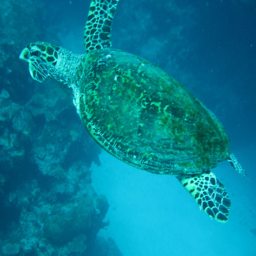
%> input picture U45_test/23.png, 256 x 256 px
$ octave myCLAHE.m   (GNU Octave 9; MATLAB toolbox functions it lacks are replaced by stand-ins)
%> lines starting %> are read from the running program, lines starting %| are printed output that depends on the picture; long printed decimals are rounded
### U45_test/UICM.m
function [meanRG, deltaRG, meanYB, deltaYB, uicm] = UICM(img)
R = double(img(:,:,1));
G = double(img(:,:,2));
B = double(img(:,:,3));
RG = R - G;
YB = (R + G) / 2 - B;

K = size(R,1) * size(R,2);

% for R-G channel
RG1 = reshape(RG, 1, K);
RG1 = sort(RG1);
alphaL = 0.1;
alphaR = 0.1;
RG1 = RG1(1, int32(alphaL*K+1) : int32(K*(1-alphaR)));
N = K * (1 - alphaL - alphaR);
meanRG = sum(RG1) / N;
deltaRG = sqrt(sum((RG1 - meanRG).^2) / N);

% for Y-B channel
YB1 = reshape(YB, 1, K);
YB1 = sort(YB1);
alphaL = 0.1;
alphaR = 0.1;
YB1 = YB1(1, int32(alphaL*K+1) : int32(K*(1-alphaR)));
N = K * (1 - alphaL - alphaR);
meanYB = sum(YB1) / N;
deltaYB = sqrt(sum((YB1 - meanYB).^2) / N);

% UICM
uicm = -0.0268 * sqrt(meanRG^2 + meanYB^2) + ...
    0.1586* sqrt(deltaRG^2 + deltaYB^2);

### U45_test/UISM.m
function uism = UISM(img)
Ir = double(img(:,:,1));
Ig = double(img(:,:,2));
Ib = double(img(:,:,3));

hx=[1 2 1; 0 0 0 ; -1 -2 -1];%Éú²úsobel´¹Ö±ÌÝ¶ÈÄ£°å
hy=[-1 0 1; -2 0 2; -1 0 1];

SobelR = abs(imfilter(Ir, hx, 'replicate', 'same', 'conv') + ...
            imfilter(Ir, hy, 'replicate', 'same', 'conv'));
SobelG = abs(imfilter(Ig, hx, 'replicate', 'same', 'conv') + ...
            imfilter(Ig, hy, 'replicate', 'same', 'conv'));
SobelB = abs(imfilter(Ib, hx, 'replicate', 'same', 'conv') + ...
            imfilter(Ib, hy, 'replicate', 'same', 'conv'));

patchsz = 5;
[m, n] = size(Ir);
% resize the input image to match the patch size
if mod(m, patchsz) ~= 0 || mod(n, patchsz) ~= 0
    SobelR = imresize(SobelR, [m - mod(m, patchsz) + patchsz, ...
        n - mod(n, patchsz) + patchsz]);
    SobelG = imresize(SobelG, [m - mod(m, patchsz) + patchsz, ...
        n - mod(n, patchsz) + patchsz]);
    SobelB = imresize(SobelB, [m - mod(m, patchsz) + patchsz, ...
        n - mod(n, patchsz) + patchsz]);
end
[m, n] = size(Ir);
k1 = m / patchsz;
k2 = n / patchsz;
% calculate the EME value
EMER = 0;
for i = 1 : patchsz : m
    for j = 1 : patchsz : n
        sz = patchsz - 1;
        im = SobelR(i:i+sz,j:j+sz);
        if (max(max(im)) ~= 0 && min(min(im)) ~= 0)
            EMER = EMER + log(max(max(im)) / min(min(im)));
        end
    end
end
EMER = 2 / (k1 * k2) * abs(EMER);
EMEG = 0;
for i = 1 : patchsz : m
    for j = 1 : patchsz : n
        sz = patchsz - 1;
        im = SobelG(i:i+sz,j:j+sz);
        if (max(max(im)) ~= 0 && min(min(im)) ~= 0)
            EMEG = EMEG + log(max(max(im)) / min(min(im)));
        end
    end
end
EMEG = 2 / (k1 * k2) * abs(EMEG);
EMEB = 0;
for i = 1 : patchsz : m
    for j = 1 : patchsz : n
        sz = patchsz - 1;
        im = SobelB(i:i+sz,j:j+sz);
        if (max(max(im)) ~= 0 && min(min(im)) ~= 0)
            EMEB = EMEB + log(max(max(im)) / min(min(im)));
        end
    end
end
EMEB = 2 / (k1 * k2) * abs(EMEB);
lambdaR = 0.299;
lambdaG = 0.587;
lambdaB = 0.114;
uism = lambdaR * EMER + lambdaG * EMEG + lambdaB * EMEB;

### U45_test/UIConM.m
function uiconm = UIConM(img)
R = double(img(:,:,1));
G = double(img(:,:,2));
B = double(img(:,:,3));

patchsz = 5;
[m, n] = size(R);
% resize the input image to match the patch size
if mod(m, patchsz) ~= 0 || mod(n, patchsz) ~= 0
    R = imresize(R, [m - mod(m, patchsz) + patchsz, ...
        n - mod(n, patchsz) + patchsz]);
    G = imresize(G, [m - mod(m, patchsz) + patchsz, ...
        n - mod(n, patchsz) + patchsz]);
    B = imresize(B, [m - mod(m, patchsz) + patchsz, ...
        n - mod(n, patchsz) + patchsz]);
end
[m, n] = size(R);
k1 = m / patchsz;
k2 = n / patchsz;

AMEER = 0;
for i = 1 : patchsz : m
    for j = 1 : patchsz : n
        sz = patchsz - 1;
        im = R(i:i+sz,j:j+sz);
        Max = max(max(im));
        Min = min(min(im));
        if ( (Max ~= 0 || Min ~= 0) && Max ~= Min )
            AMEER = AMEER + ...
                log( (Max - Min) / (Max + Min) ) * ...
                ( (Max - Min) / (Max + Min) );
        end
    end
end
AMEER = 1 / (k1 * k2) * abs(AMEER);
AMEEG = 0;
for i = 1 : patchsz : m
    for j = 1 : patchsz : n
        sz = patchsz - 1;
        im = G(i:i+sz,j:j+sz);
        Max = max(max(im));
        Min = min(min(im));
        if ( (Max ~= 0 || Min ~= 0) && Max ~= Min )
            AMEEG = AMEEG + ...
                log( (Max - Min) / (Max + Min) ) * ...
                ( (Max - Min) / (Max + Min) );
        end
    end
end
AMEEG = 1 / (k1 * k2) * abs(AMEEG);
AMEEB = 0;
for i = 1 : patchsz : m
    for j = 1 : patchsz : n
        sz = patchsz - 1;
        im = B(i:i+sz,j:j+sz);
        Max = max(max(im));
        Min = min(min(im));
        if ( (Max ~= 0 || Min ~= 0) && Max ~= Min )
            AMEEB = AMEEB + ...
                log( (Max - Min) / (Max + Min) ) * ...
                ( (Max - Min) / (Max + Min) );
        end
    end
end
AMEEB = 1 / (k1 * k2) * abs(AMEEB);
uiconm = AMEER + AMEEG + AMEEB;

### U45_test/UIQM.m
function uiqm = UIQM(img)

c1 = 0.0282;
c2 = 0.2953;
c3 = 3.5753;

uicm = UICM(img);
uism = UISM(img);
uiconm = UIConM(img);

uiqm = c1 * uicm + c2 * uism + c3 * uiconm;

### U45_test/UCIQE.m
function uciqe_val = UCIQE(img)
%{
    Description: The function calculates the UCIQE metric for evaluating an
    underwater image.
    Input:
        - img: an RGB image
    Output:
        - uciqe_val: the UCIQE value assigned to the given image
%}
    img = im2double(img);

    c1 = 0.4680;
    c2 = 0.2745;
    c3 = 0.2576;

    lab_img = rgb2lab(img);
    hsv_img = rgb2hsv(img);

    saturation = hsv_img(:,:,2);
    luminance = lab_img(:,:,1);
    luminance = mat2gray(luminance);

    lab2lch_cform = makecform('lab2lch');
    lch_img = applycform(img, lab2lch_cform);
    chroma = lch_img(:,:,2);

    chroma_std = std(chroma(:));
    saturation_avg = mean(saturation(:));
    luminance_contrast = max(luminance(:))-min(luminance(:));

    uciqe_val = c1*chroma_std+c2*luminance_contrast+c3*saturation_avg;

end

### U45_test/myCLAHE.m
clc;
close all;
filename = imread('C:\Users\vasu\Desktop\datasets\U45_test\23.png');
%> filename is the input picture: size 256x256x3 uint8; mean R, G, B 5.1, 126.6, 149.1

%%%%%%%%%%%%%%%%%%%%   WHITE BALANCING   %%%%%%%%%%%%%%%%%%%%%%%
% We consider input1 as White_Balanced image and input2 as DCP
% Reading the input image with imread   rawimages\6_img_.png   refimages\6_img_.png
%(im2double) function is used for precision by converting image from uint8 into double format
RGB_Image_o = (filename);
Ref_Image = (filename);
RGB_Image = im2double(RGB_Image_o);

%Channel separation
Red_Channel = RGB_Image(:, :, 1);
Green_Channel = RGB_Image(:, :, 2);
Blue_Channel = RGB_Image(:, :, 3);
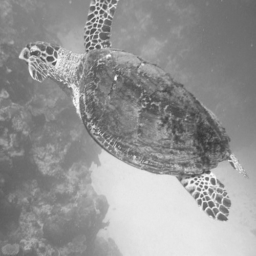
%> Blue_Channel: size 256x256 double; min 0.208, max 0.984, mean 0.585

%Sum of each color channel
R = sum(Red_Channel,'all');
%> R = 1323
G = sum(Green_Channel,'all');
%> G = 32545
B = sum(Blue_Channel,'all');
%> B = 38310.9

%Finding mean of each color channel
mean_Red = mean2(Red_Channel);
%> mean_Red = 0.0202
mean_Green = mean2(Green_Channel);
%> mean_Green = 0.497
mean_Blue = mean2(Blue_Channel);
%> mean_Blue = 0.585

%Calculating RGB gain factor
Lr = max(Red_Channel,[],'all');
%> Lr = 0.573
Lg = max(Green_Channel,[],'all');
%> Lg = 1
Lb = max(Blue_Channel,[],'all');
%> Lb = 0.984

%Color estimation
L2=0.2;
Ur =(Lr*(R/mean_Red))+L2 ;
%> Ur = 37522.8
Ug =(Lg*(G/mean_Green))+L2 ;
%> Ug = 65536.2
Ub =(Lb*(B/mean_Blue))+L2 ;
%> Ub = 64508.2

%Color correction
r = Red_Channel/Ur;
g = Green_Channel/Ug;
b = Blue_Channel/Ub;
img1=cat(3,r,g,b);         %%%%%%%%%%%%%%%%%%%%%%%%%%%%%    Color      %%%%%%%%%%%%%%%%%%%%%%%%%%%%%%
%Scaling
%mat2gray( A ) converts the matrix A to a grayscale image I
%that contains values in the range 0 to 1
r = uint8(255 * mat2gray(r));
%> r: size 256x256 uint8
g = uint8(255 * mat2gray(g));
%> g: size 256x256 uint8
b = uint8(255 * mat2gray(b));
%> b: size 256x256 uint8
white_balance = cat(3,r,g,b);     %%%%%%%%%%%%%%%%%%%%%%%%%%%%%    white Balance      %%%%%%%%%%%%%%%%%%%%%%%%%%%%%%
figure;
imshowpair(RGB_Image_o,white_balance,'montage');
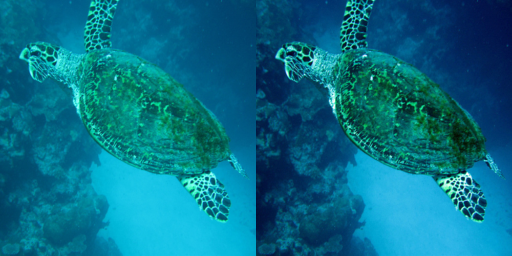
%> displayed picture: size 256x512x3, on the screen's scale of 0 to 255; mean R, G, B 7, 110.2, 136.4
title('1. ORIGINAL (left) and it''s WHITE BALANCED(right) Image');


entro=entropy(RGB_Image_o);
%> entro = 6.8
fprintf('The entropy value for White Balanced Image is %f\n',entro);
%| The entropy value for White Balanced Image is 6.801
MSE = immse(white_balance,Ref_Image);
%> MSE = 681.9
fprintf('The MSE value for White Balanced Image is %0.4f\n',MSE);
%| The MSE value for White Balanced Image is 681.8884
PSNR = psnr(white_balance,Ref_Image);
%> PSNR = 19.79
fprintf('The PSNR value for White Balanced Image is %0.4f\n', PSNR);
%| The PSNR value for White Balanced Image is 19.7937
SSIM = ssim(white_balance,Ref_Image);
%> SSIM = 0.908
fprintf('The SSIM value for White Balanced Image is %0.4f\n',SSIM);
%| The SSIM value for White Balanced Image is 0.9076
uicm= UICM(RGB_Image_o);
%> in UICM, `RG = R - G;`:
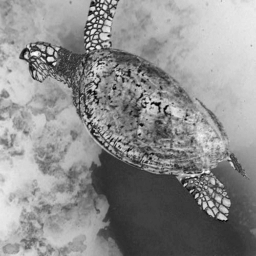
%> RG: size 256x256 double; min -213, max -49, mean -121.5; drawn with min black and max white
%> in UICM, `YB = (R + G) / 2 - B;`:
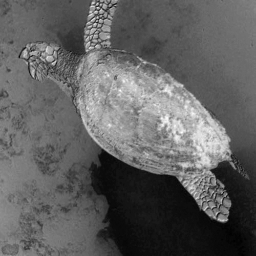
%> YB: size 256x256 double; min -128.5, max -9, mean -83.18; drawn with min black and max white
%> in UICM, `meanRG = sum(RG1) / N;`: meanRG = -120.4
%> in UICM, `deltaRG = sqrt(sum((RG1 - meanRG).^2) / N);`: deltaRG = 28.4
%> in UICM, `meanYB = sum(YB1) / N;`: meanYB = -83.53
%> in UICM, `deltaYB = sqrt(sum((YB1 - meanYB).^2) / N);`: deltaYB = 15.83
%> in UICM, `uicm = -0.0268 * sqrt(meanRG^2 + meanYB^2) + 0.1586* sqrt(deltaRG^2 + ..`: uicm = 1.23
%> uicm = -120.4
fprintf('The UICM value for White Balanced Image is %f\n',uicm);
%| The UICM value for White Balanced Image is -120.375
uism=UISM(RGB_Image_o);
%> in UISM, `SobelB = imresize(SobelB, [m - mod(m, patchsz) + patchsz, n - mod(n, p..`:
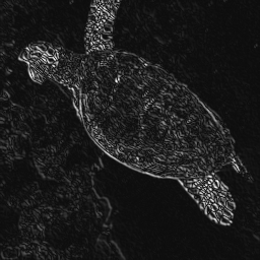
%> SobelB: size 260x260 double; min -38.6, max 694.6, mean 45.9; drawn with min black and max white
%> in UISM, `EMER = 2 / (k1 * k2) * abs(EMER);`: EMER = 8.02
%> in UISM, `EMEG = 2 / (k1 * k2) * abs(EMEG);`: EMEG = 7.45
%> in UISM, `EMEB = 2 / (k1 * k2) * abs(EMEB);`: EMEB = 7.43
%> in UISM, `uism = lambdaR * EMER + lambdaG * EMEG + lambdaB * EMEB;`: uism = 7.62
%> uism = 7.62
fprintf('The UISM value for White Balanced Image is %f\n',uism);
%| The UISM value for White Balanced Image is 7.617
uiconm=UIConM(RGB_Image_o);
%> in UIConM, `G = imresize(G, [m - mod(m, patchsz) + patchsz, n - mod(n, patchsz) + ..`:
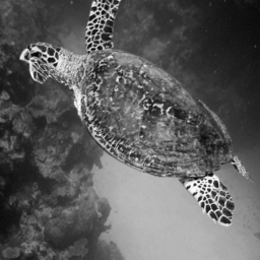
%> G: size 260x260 double; min 53.31, max 255.3, mean 126.6; drawn with min black and max white
%> after the loop in UIConM, `for i = 1 : patchsz : m`: AMEER = -215.6
%> in UIConM, `AMEER = 1 / (k1 * k2) * abs(AMEER);`: AMEER = 0.0797
%> after the loop in UIConM, `for i = 1 : patchsz : m`: AMEEG = -567.1
%> in UIConM, `AMEEG = 1 / (k1 * k2) * abs(AMEEG);`: AMEEG = 0.21
%> after the loop in UIConM, `for i = 1 : patchsz : m`: AMEEB = -493.7
%> in UIConM, `AMEEB = 1 / (k1 * k2) * abs(AMEEB);`: AMEEB = 0.183
%> in UIConM, `uiconm = AMEER + AMEEG + AMEEB;`: uiconm = 0.472
%> uiconm = 0.472
fprintf('The UIConM value for White Balanced Image is %f\n',uiconm);
%| The UIConM value for White Balanced Image is 0.472
uiqm = UIQM(RGB_Image_o);
%> in UIQM, `uicm = UICM(img);`: uicm = -120.4
%> in UIQM, `uiqm = c1 * uicm + c2 * uism + c3 * uiconm;`: uiqm = 0.542
%> uiqm = 0.542
fprintf('The UIQM value for White Balanced Image is %f\n',uiqm);
%| The UIQM value for White Balanced Image is 0.5423
uciqe=UCIQE(RGB_Image_o);
%> in UCIQE, `lab_img = rgb2lab(img);`: lab_img: size 256x256x3 double; mean of channels 1, 2, 3 48.3, -20, -20.4
%> in UCIQE, `hsv_img = rgb2hsv(img);`: hsv_img: size 256x256x3 double; mean H, S, V 0.526, 0.973, 0.596
%> in UCIQE, `saturation = hsv_img(:,:,2);`:
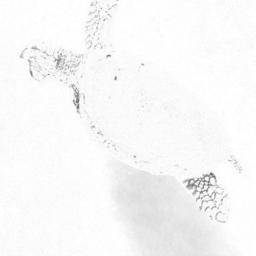
%> saturation: size 256x256 double; min 0.418, max 1, mean 0.973
%> the run ends on the next line

$ run again, with U45_test/1.png copied over U45_test/23.png
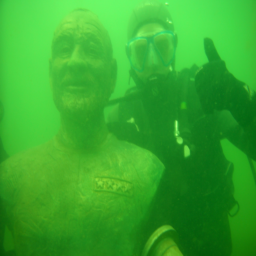
%> input picture U45_test/1.png, 256 x 256 px
%> filename is the input picture: size 256x256x3 uint8; mean R, G, B 53.4, 167.9, 44.9
%> `R = sum(Red_Channel,'all');`: R = 13713.8
%> `G = sum(Green_Channel,'all');`: G = 43146.2
%> `B = sum(Blue_Channel,'all');`: B = 11543
%> mean_Red = 0.209
%> mean_Green = 0.658
%> mean_Blue = 0.176
%> Lr = 0.667
%> Lg = 1
%> Lb = 0.596
%> Ur = 43690.9
%> Ug = 65536.2
%> Ub = 39064.8
%> entro = 7.62
%| The entropy value for White Balanced Image is 7.618
%> MSE = 1240
%| The MSE value for White Balanced Image is 1240.0165
%> PSNR = 17.2
%| The PSNR value for White Balanced Image is 17.1965
%> SSIM = 0.712
%| The SSIM value for White Balanced Image is 0.7117
%> meanRG = -113.9
%> deltaRG = 14
%> meanYB = 65.88
%> deltaYB = 11.64
%> in UICM, `uicm = -0.0268 * sqrt(meanRG^2 + meanYB^2) + 0.1586* sqrt(deltaRG^2 + ..`: uicm = -0.638
%> `uicm= UICM(RGB_Image_o);`: uicm = -113.9
%| The UICM value for White Balanced Image is -113.872
%> in UISM, `SobelB = abs(imfilter(Ib, hx, 'replicate', 'same', 'conv') + imfilter(..`:
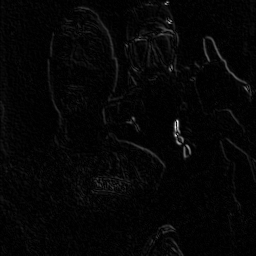
%> SobelB: size 256x256 double; min 0, max 380, mean 9.1; drawn with min black and max white
%> EMER = 7.38
%> EMEG = 7.08
%> EMEB = 7.57
%> in UISM, `uism = lambdaR * EMER + lambdaG * EMEG + lambdaB * EMEB;`: uism = 7.22
%| The UISM value for White Balanced Image is 7.223
%> after the loop in UIConM, `for i = 1 : patchsz : m`: AMEER = -628.3
%> in UIConM, `AMEER = 1 / (k1 * k2) * abs(AMEER);`: AMEER = 0.232
%> after the loop in UIConM, `for i = 1 : patchsz : m`: AMEEG = -294.2
%> in UIConM, `AMEEG = 1 / (k1 * k2) * abs(AMEEG);`: AMEEG = 0.109
%> after the loop in UIConM, `for i = 1 : patchsz : m`: AMEEB = -511.1
%> in UIConM, `AMEEB = 1 / (k1 * k2) * abs(AMEEB);`: AMEEB = 0.189
%> in UIConM, `uiconm = AMEER + AMEEG + AMEEB;`: uiconm = 0.53
%| The UIConM value for White Balanced Image is 0.5302
%> in UIQM, `uicm = UICM(img);`: uicm = -113.9
%> in UIQM, `uiqm = c1 * uicm + c2 * uism + c3 * uiconm;`: uiqm = 0.817
%| The UIQM value for White Balanced Image is 0.8172
%> lab_img: size 256x256x3 double; mean of channels 1, 2, 3 60.4, -54.3, 51
%> hsv_img: size 256x256x3 double; mean H, S, V 0.323, 0.767, 0.658
%> in UCIQE, `saturation = hsv_img(:,:,2);`:
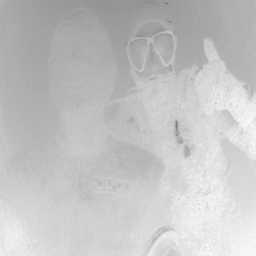
%> saturation: size 256x256 double; min 0.404, max 1, mean 0.767

$ run again, with U45_test/10.png copied over U45_test/23.png
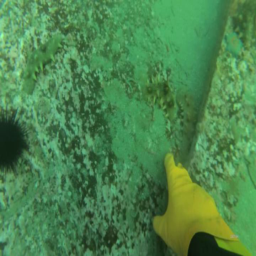
%> input picture U45_test/10.png, 256 x 256 px
%> filename is the input picture: size 256x256x3 uint8; mean R, G, B 75.8, 132.7, 77.7
%> `R = sum(Red_Channel,'all');`: R = 19493.6
%> `G = sum(Green_Channel,'all');`: G = 34116.4
%> `B = sum(Blue_Channel,'all');`: B = 19967.9
%> mean_Red = 0.297
%> mean_Green = 0.521
%> mean_Blue = 0.305
%> Lr = 0.722
%> Lg = 1
%> Lb = 0.718
%> Ur = 47288.9
%> Ug = 65536.2
%> Ub = 47031.9
%> entro = 7.05
%| The entropy value for White Balanced Image is 7.047
%> MSE = 607
%| The MSE value for White Balanced Image is 607.0334
%> PSNR = 20.3
%| The PSNR value for White Balanced Image is 20.2987
%> SSIM = 0.737
%| The SSIM value for White Balanced Image is 0.7367
%> meanRG = -57.93
%> deltaRG = 13.07
%> meanYB = 22.44
%> deltaYB = 6.73
%> in UICM, `uicm = -0.0268 * sqrt(meanRG^2 + meanYB^2) + 0.1586* sqrt(deltaRG^2 + ..`: uicm = 0.666
%> `uicm= UICM(RGB_Image_o);`: uicm = -57.93
%| The UICM value for White Balanced Image is -57.926
%> in UISM, `SobelB = imresize(SobelB, [m - mod(m, patchsz) + patchsz, n - mod(n, p..`:
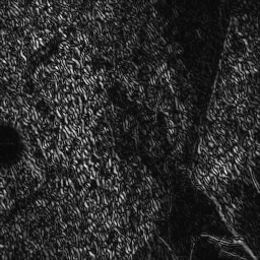
%> SobelB: size 260x260 double; min -15.49, max 405.1, mean 56; drawn with min black and max white
%> EMER = 7.12
%> EMEG = 6.99
%> EMEB = 7.12
%> in UISM, `uism = lambdaR * EMER + lambdaG * EMEG + lambdaB * EMEB;`: uism = 7.04
%| The UISM value for White Balanced Image is 7.041
%> after the loop in UIConM, `for i = 1 : patchsz : m`: AMEER = -807.2
%> in UIConM, `AMEER = 1 / (k1 * k2) * abs(AMEER);`: AMEER = 0.299
%> after the loop in UIConM, `for i = 1 : patchsz : m`: AMEEG = -709.4
%> in UIConM, `AMEEG = 1 / (k1 * k2) * abs(AMEEG);`: AMEEG = 0.262
%> after the loop in UIConM, `for i = 1 : patchsz : m`: AMEEB = -815.8
%> in UIConM, `AMEEB = 1 / (k1 * k2) * abs(AMEEB);`: AMEEB = 0.302
%> in UIConM, `uiconm = AMEER + AMEEG + AMEEB;`: uiconm = 0.863
%| The UIConM value for White Balanced Image is 0.8626
%> in UIQM, `uicm = UICM(img);`: uicm = -57.93
%> in UIQM, `uiqm = c1 * uicm + c2 * uism + c3 * uiconm;`: uiqm = 3.53
%| The UIQM value for White Balanced Image is 3.530
%> lab_img: size 256x256x3 double; mean of channels 1, 2, 3 50.2, -30.1, 23.7
%> hsv_img: size 256x256x3 double; mean H, S, V 0.343, 0.484, 0.521
%> in UCIQE, `saturation = hsv_img(:,:,2);`:
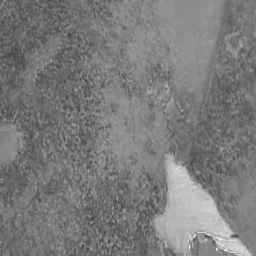
%> saturation: size 256x256 double; min 0.26, max 1, mean 0.484

$ run again, with U45_test/11.png copied over U45_test/23.png
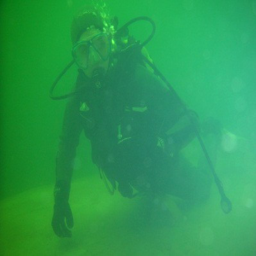
%> input picture U45_test/11.png, 256 x 256 px
%> filename is the input picture: size 256x256x3 uint8; mean R, G, B 42.3, 154.3, 83.7
%> `R = sum(Red_Channel,'all');`: R = 10868.1
%> `G = sum(Green_Channel,'all');`: G = 39660.3
%> `B = sum(Blue_Channel,'all');`: B = 21516.9
%> mean_Red = 0.166
%> mean_Green = 0.605
%> mean_Blue = 0.328
%> Lr = 0.439
%> Lg = 1
%> Lb = 0.616
%> Ur = 28784.6
%> Ug = 65536.2
%> Ub = 40349.8
%> entro = 7.35
%| The entropy value for White Balanced Image is 7.351
%> MSE = 3212.3
%| The MSE value for White Balanced Image is 3212.3466
%> PSNR = 13.06
%| The PSNR value for White Balanced Image is 13.0626
%> SSIM = 0.059
%| The SSIM value for White Balanced Image is 0.0590
%> meanRG = -111.3
%> deltaRG = 13.79
%> meanYB = 13.43
%> deltaYB = 17.48
%> in UICM, `uicm = -0.0268 * sqrt(meanRG^2 + meanYB^2) + 0.1586* sqrt(deltaRG^2 + ..`: uicm = 0.526
%> `uicm= UICM(RGB_Image_o);`: uicm = -111.3
%| The UICM value for White Balanced Image is -111.334
%> EMER = 7.59
%> EMEG = 7.38
%> EMEB = 7.41
%> in UISM, `uism = lambdaR * EMER + lambdaG * EMEG + lambdaB * EMEB;`: uism = 7.45
%| The UISM value for White Balanced Image is 7.447
%> after the loop in UIConM, `for i = 1 : patchsz : m`: AMEER = -539.4
%> in UIConM, `AMEER = 1 / (k1 * k2) * abs(AMEER);`: AMEER = 0.199
%> after the loop in UIConM, `for i = 1 : patchsz : m`: AMEEG = -248.9
%> in UIConM, `AMEEG = 1 / (k1 * k2) * abs(AMEEG);`: AMEEG = 0.092
%> after the loop in UIConM, `for i = 1 : patchsz : m`: AMEEB = -366.3
%> in UIConM, `AMEEB = 1 / (k1 * k2) * abs(AMEEB);`: AMEEB = 0.135
%> in UIConM, `uiconm = AMEER + AMEEG + AMEEB;`: uiconm = 0.427
%| The UIConM value for White Balanced Image is 0.427
%> in UIQM, `uicm = UICM(img);`: uicm = -111.3
%> in UIQM, `uiqm = c1 * uicm + c2 * uism + c3 * uiconm;`: uiqm = 0.586
%| The UIQM value for White Balanced Image is 0.5861
%> lab_img: size 256x256x3 double; mean of channels 1, 2, 3 56.4, -46.2, 27.7
%> hsv_img: size 256x256x3 double; mean H, S, V 0.395, 0.733, 0.605
%> in UCIQE, `saturation = hsv_img(:,:,2);`:
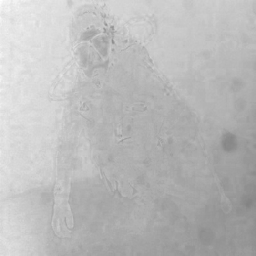
%> saturation: size 256x256 double; min 0.51, max 1, mean 0.733
